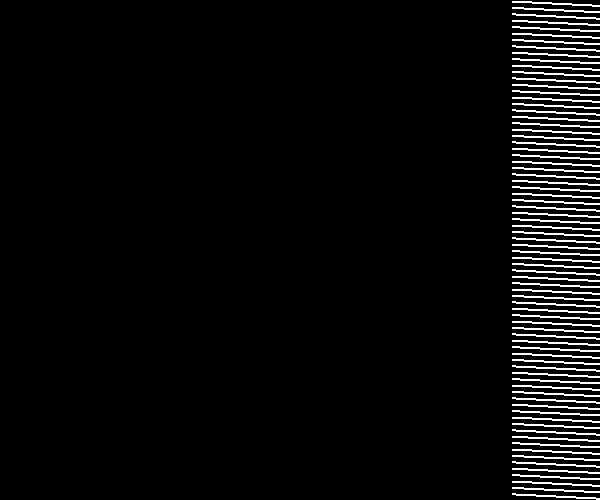
#> input picture MathorCup2020/Dataset/Data1_reference.tif, 600 x 500 px, found by its file name; its folder holds 4 pictures in this run
$ jupyter execute --allow-errors Question1.ipynb
#> lines starting #> are read from the running program, lines starting #| are printed output that depends on the picture; after the words box and inside, x2 and y2 are one past the last pixel; in counts of white or black regions, pixels touching at a corner belong together
#> `label = imread('Dataset/Data' + str(i) + '_reference.tif')`:
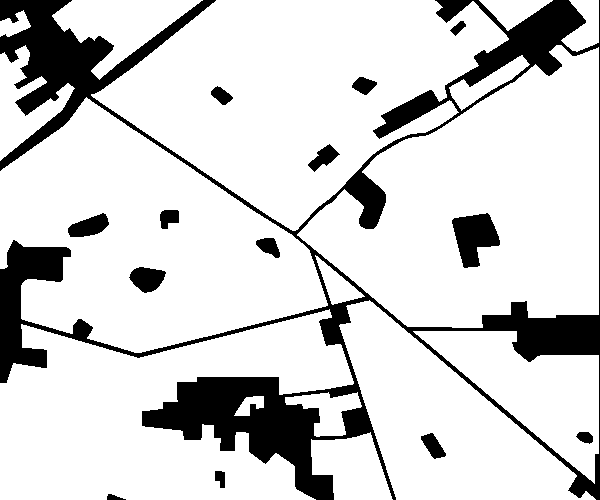
#> label: shape (500, 600) uint16; values 0 (black) and 1 (white), 83.3% white; 14 black regions, largest, box (x1, y1, x2, y2) and area: (0, 0, 600, 500) 44909, (452, 213, 500, 268) 1639, (129, 267, 166, 293) 654
#> `temp = np.sum(label)/ (500 * 600)`: temp = 0.833
[cell 1]
from skimage.io import imread
import numpy as np

agri_rate = []
#> (the rest of this cell did not finish here and is left out)
